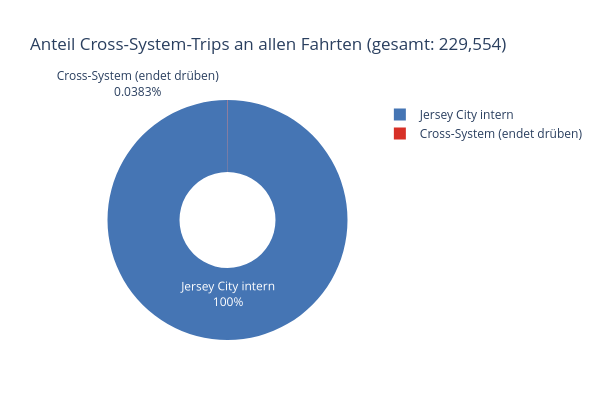

Source (notebook cell):
### Code cell
totals_overall = df_cross_system["TRIP_COUNT"].sum()
df_overall = df_cross_system.groupby("TRIP_TYPE")["TRIP_COUNT"].sum().reset_index()

fig = px.pie(
    df_overall,
    names="TRIP_TYPE",
    values="TRIP_COUNT",
    title=f"Anteil Cross-System-Trips an allen Fahrten (gesamt: {totals_overall:,})",
    color="TRIP_TYPE",
    color_discrete_map={"Jersey City intern": "#4575b4", "Cross-System (endet drüben)": "#d73027"},
    hole=0.4
)
fig.update_traces(textinfo="percent+label")
fig.update_layout(height=420, width=600)
fig.show()

### Figure 1 — Plotly figure (JSON) as saved in the notebook; plotly's stock layout.template omitted (floating-point values rounded to 4 significant figures)
{"data": [{"customdata": [["Cross-System (endet drüben)"], ["Jersey City intern"]], "domain": {"x": [0, 1], "y": [0, 1]}, "hole": 0.4, "hovertemplate": "TRIP_TYPE=%{customdata[0]}<br>TRIP_COUNT=%{value}<extra></extra>", "labels": ["Cross-System (endet drüben)", "Jersey City intern"], "legendgroup": "", "marker": {"colors": ["#d73027", "#4575b4"]}, "name": "", "showlegend": true, "textinfo": "percent+label", "type": "pie", "values": [88, 229466]}], "layout": {"height": 420, "legend": {"tracegroupgap": 0}, "title": {"text": "Anteil Cross-System-Trips an allen Fahrten (gesamt: 229,554)"}, "width": 600}}
